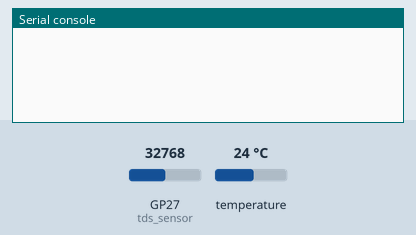
The program below on a simulated Raspberry Pi Pico running MicroPython. Shown: the last lines printed to the serial console. The test bench sets the inputs (shaded band); at power-on: temperature 24 °C, GP27 (tds_sensor) = 32768 (analog values on the 0–65535 scale).

Above: at 1.2 s.
1.3 s: temperature set to 12 °C
At 2.0 s:
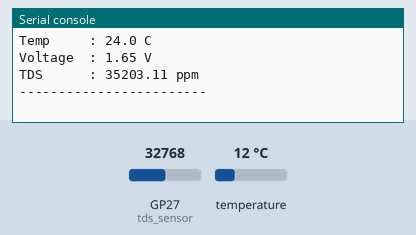
2.8 s: GP27 (tds_sensor) set to 45874
At 4.2 s:
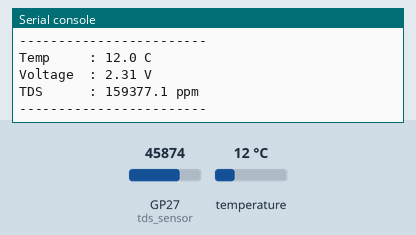
4.3 s: temperature set to 19 °C
5.8 s: GP27 (tds_sensor) set to 57670
At 7.4 s:
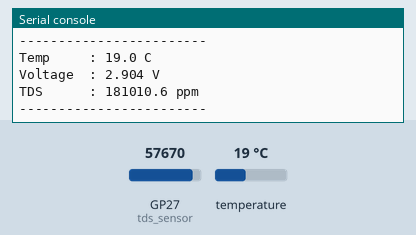
Timing chart, 0 to 8.3 s (numbered marks = the images above; inputs shaded):
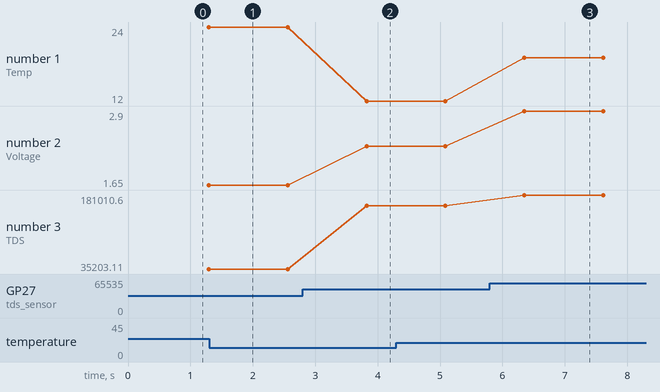

Measured:
- after the input at 2.8 s, the serial console: prints a new line after 1.0 s (image 2)
- after the input at 5.8 s, the serial console: prints a new line after 0.55 s (image 3)
- plotted number 2: 1.65 → 2.31 after the input at 2.8 s, 2.31 → 2.9 after the input at 5.8 s
- plotted number 3: 35203.11 → 159377.1 after the input at 2.8 s, 159377.1 → 181010.6 after the input at 5.8 s

The program:

tds_read_ppm.py
```python
from machine import ADC, Pin
import time
import onewire, ds18x20

# ===== SETUP =====
tds_sensor = ADC(Pin(27))
ds_pin = Pin(16)
ds_sensor = ds18x20.DS18X20(onewire.OneWire(ds_pin))
roms = ds_sensor.scan()

# ===== HASIL KALIBRASI (KUADRATIK) =====
CAL_A = 21610.744
CAL_B = -17487.274
CAL_C = 3383.3512

def read_temp():
    ds_sensor.convert_temp()
    time.sleep(0.75)
    return ds_sensor.read_temp(roms[0])

while True:
    temperature = read_temp()

    samples = []
    for _ in range(50):
        samples.append(tds_sensor.read_u16())
        time.sleep(0.01)

    raw = sum(samples) / len(samples)
    voltage = raw * 3.3 / 65535

    compensation_coefficient = 1.0 + 0.02 * (temperature - 25.0)
    compensated_voltage = voltage / compensation_coefficient

    tds = CAL_A * (compensated_voltage ** 2) + CAL_B * compensated_voltage + CAL_C
    if tds < 0:
        tds = 0

    print("Temp     :", round(temperature, 2), "C")
    print("Voltage  :", round(voltage, 3), "V")
    print("TDS      :", round(tds, 2), "ppm")
    print("------------------------")
```
